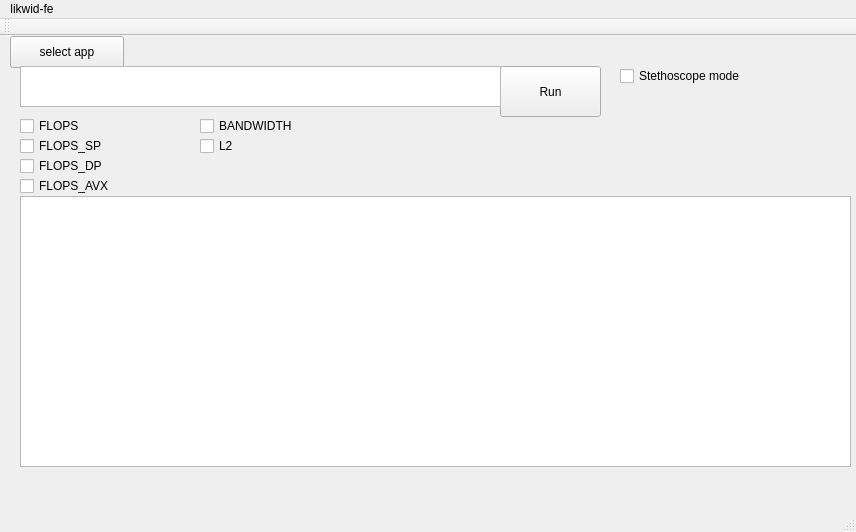
<?xml version="1.0" encoding="UTF-8"?>
<ui version="4.0">
 <class>MainWindow</class>
 <widget class="QMainWindow" name="MainWindow">
  <property name="geometry">
   <rect>
    <x>0</x>
    <y>0</y>
    <width>856</width>
    <height>532</height>
   </rect>
  </property>
  <property name="windowTitle">
   <string>MainWindow</string>
  </property>
  <widget class="QWidget" name="centralWidget">
   <widget class="QPushButton" name="runAppButton">
    <property name="geometry">
     <rect>
      <x>500</x>
      <y>30</y>
      <width>101</width>
      <height>51</height>
     </rect>
    </property>
    <property name="text">
     <string>Run</string>
    </property>
   </widget>
   <widget class="QPushButton" name="selectAppButton">
    <property name="geometry">
     <rect>
      <x>10</x>
      <y>0</y>
      <width>114</width>
      <height>32</height>
     </rect>
    </property>
    <property name="text">
     <string>select app</string>
    </property>
   </widget>
   <widget class="QTextBrowser" name="appName">
    <property name="geometry">
     <rect>
      <x>20</x>
      <y>30</y>
      <width>481</width>
      <height>41</height>
     </rect>
    </property>
   </widget>
   <widget class="QCheckBox" name="flops_checkBox">
    <property name="geometry">
     <rect>
      <x>20</x>
      <y>80</y>
      <width>146</width>
      <height>20</height>
     </rect>
    </property>
    <property name="text">
     <string>FLOPS</string>
    </property>
   </widget>
   <widget class="QCheckBox" name="flopsSP_checkBox">
    <property name="geometry">
     <rect>
      <x>20</x>
      <y>100</y>
      <width>146</width>
      <height>20</height>
     </rect>
    </property>
    <property name="text">
     <string>FLOPS_SP</string>
    </property>
   </widget>
   <widget class="QCheckBox" name="flopsDP_checkBox">
    <property name="geometry">
     <rect>
      <x>20</x>
      <y>120</y>
      <width>146</width>
      <height>20</height>
     </rect>
    </property>
    <property name="text">
     <string>FLOPS_DP</string>
    </property>
   </widget>
   <widget class="QCheckBox" name="flopsAVX_checkBox">
    <property name="geometry">
     <rect>
      <x>20</x>
      <y>140</y>
      <width>150</width>
      <height>20</height>
     </rect>
    </property>
    <property name="text">
     <string>FLOPS_AVX</string>
    </property>
   </widget>
   <widget class="QCheckBox" name="BW_checkBox">
    <property name="geometry">
     <rect>
      <x>200</x>
      <y>80</y>
      <width>150</width>
      <height>20</height>
     </rect>
    </property>
    <property name="text">
     <string>BANDWIDTH</string>
    </property>
   </widget>
   <widget class="QCheckBox" name="L2_checkBox">
    <property name="geometry">
     <rect>
      <x>200</x>
      <y>100</y>
      <width>150</width>
      <height>20</height>
     </rect>
    </property>
    <property name="text">
     <string>L2</string>
    </property>
   </widget>
   <widget class="QGraphicsView" name="plotView">
    <property name="geometry">
     <rect>
      <x>20</x>
      <y>160</y>
      <width>831</width>
      <height>271</height>
     </rect>
    </property>
   </widget>
   <widget class="QCheckBox" name="stethoscope_checkBox">
    <property name="geometry">
     <rect>
      <x>620</x>
      <y>30</y>
      <width>146</width>
      <height>20</height>
     </rect>
    </property>
    <property name="text">
     <string>Stethoscope mode</string>
    </property>
   </widget>
  </widget>
  <widget class="QMenuBar" name="menuBar">
   <property name="geometry">
    <rect>
     <x>0</x>
     <y>0</y>
     <width>856</width>
     <height>22</height>
    </rect>
   </property>
   <widget class="QMenu" name="menuLikwid_fe">
    <property name="title">
     <string>likwid-fe</string>
    </property>
   </widget>
   <addaction name="menuLikwid_fe"/>
  </widget>
  <widget class="QToolBar" name="mainToolBar">
   <attribute name="toolBarArea">
    <enum>TopToolBarArea</enum>
   </attribute>
   <attribute name="toolBarBreak">
    <bool>false</bool>
   </attribute>
  </widget>
  <widget class="QStatusBar" name="statusBar"/>
 </widget>
 <layoutdefault spacing="6" margin="11"/>
 <resources/>
 <connections/>
</ui>
